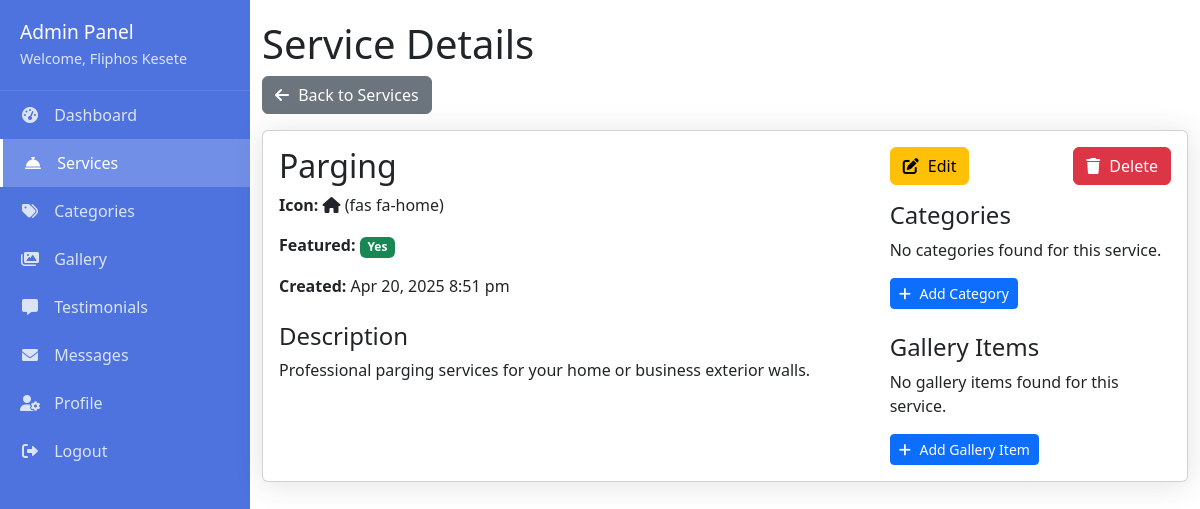
The app's page /admin/services/view.php?id=1 (signed in) with its own data.
### tables this page shows
CREATE TABLE services (
    id INT AUTO_INCREMENT PRIMARY KEY,
    name VARCHAR(100) NOT NULL,
    description TEXT,
    icon VARCHAR(50),
    featured BOOLEAN DEFAULT FALSE,
    created_at TIMESTAMP DEFAULT CURRENT_TIMESTAMP
);

### admin/services/view.php (the view, shortened to what this page needs)
<?php
include '../includes/header.php';
include '../includes/navbar.php';
$id = $_GET['id'];
$stmt = $pdo->prepare("SELECT * FROM services WHERE id = ?");
$stmt->execute([$id]);
$service = $stmt->fetch();
?>
<div class="container">
    <h1>Service Details</h1>
    <a href="index.php" class="btn btn-secondary mb-3"><i class="fas fa-arrow-left"></i> Back to Services</a>
    <div class="card">
        <div class="card-body">
            <div class="row">
                <div class="col-md-8">
                    <h2><?php echo htmlspecialchars($service['name']); ?></h2>
                    <p><strong>Icon:</strong> <i class="<?php echo htmlspecialchars($service['icon']); ?>"></i> (<?php echo htmlspecialchars($service['icon']); ?>)</p>
                    <p><strong>Featured:</strong>
                        <?php if ($service['featured']): ?>
                            <span class="badge bg-success">Yes</span>
                        <?php else: ?>
                            <span class="badge bg-secondary">No</span>
                        <?php endif; ?>
                    </p>
                    <p><strong>Created:</strong> <?php echo date('M j, Y g:i a', strtotime($service['created_at'])); ?></p>
                    <h4 class="mt-4">Description</h4>
                    <p><?php echo nl2br(htmlspecialchars($service['description'])); ?></p>
                </div>
                <div class="col-md-4">
                    <div class="d-flex justify-content-between mb-3">
                        <a href="edit.php?id=<?php echo $service['id']; ?>" class="btn btn-warning"><i class="fas fa-edit"></i> Edit</a>
                        <form action="delete.php" method="post">
                            <button type="submit" class="btn btn-danger" onclick="return confirm('Are you sure you want to delete this service?')">
                                <i class="fas fa-trash"></i> Delete
                            </button>
                        </form>
                    </div>
                    <h4>Categories</h4>
                    <?php
                    $stmt = $pdo->prepare("SELECT * FROM service_categories WHERE service_id = ?");
                    $stmt->execute([$service['id']]);
                    $categories = $stmt->fetchAll();
                    if ($categories):
                    ?>
                        <ul class="list-group mb-3">
                            <?php foreach ($categories as $category): ?>
                                <li class="list-group-item d-flex justify-content-between align-items-center">
                                    <?php echo htmlspecialchars($category['name']); ?>
                                    <a href="../categories/edit.php?id=<?php echo $category['id']; ?>" class="btn btn-sm btn-outline-secondary">
                                        <i class="fas fa-edit"></i>
                                    </a>
                                </li>
                            <?php endforeach; ?>
                        </ul>
                    <?php else: ?>
                        <p>No categories found for this service.</p>
                    <?php endif; ?>
                    <a href="../categories/add.php?service_id=<?php echo $service['id']; ?>" class="btn btn-sm btn-primary">
                        <i class="fas fa-plus"></i> Add Category
                    </a>
                    <h4 class="mt-4">Gallery Items</h4>
                    <?php
                    $stmt = $pdo->prepare("SELECT * FROM gallery WHERE service_id = ? LIMIT 3");
                    $stmt->execute([$service['id']]);
                    $galleryItems = $stmt->fetchAll();
                    if ($galleryItems):
                    ?>
                        <div class="row g-2 mb-3">
                            <?php foreach ($galleryItems as $item): ?>
                                <div class="col-4">
                                    <img src="<?php echo htmlspecialchars($item['image_path']); ?>" class="img-thumbnail" alt="<?php echo htmlspecialchars($item['caption']); ?>">
                                </div>
                            <?php endforeach; ?>
                        </div>
                    <?php else: ?>
                        <p>No gallery items found for this service.</p>
                    <?php endif; ?>
                    <a href="../gallery/add.php?service_id=<?php echo $service['id']; ?>" class="btn btn-sm btn-primary">
                        <i class="fas fa-plus"></i> Add Gallery Item
                    </a>
                </div>
            </div>
        </div>
    </div>
</div>
<?php include '../includes/footer.php'; ?>

### admin/assets/CSS/admin.css (style rules this page uses)
:root { --primary: #4e73df; --secondary: #858796; --success: #1cc88a; --info: #36b9cc; --warning: #f6c23e; --danger: #e74a3b; --light: #f8f9fc; --dark: #5a5c69; }
body { font-family: 'Nunito', sans-serif; background-color: #f8f9fc; }
.container { flex: 1; padding: 20px; max-width: 1200px; margin: 0 auto; }
.card { border: none; border-radius: 5px; box-shadow: 0 0.15rem 1.75rem 0 rgba(58, 59, 69, 0.15); margin-bottom: 20px; }
.card-body { padding: 20px; }
.btn { display: inline-flex; align-items: center; justify-content: center; padding: 8px 16px; border-radius: 4px; font-weight: 600; cursor: pointer; transition: all 0.3s; border: none; }
.btn i { margin-right: 5px; }
.btn-sm { padding: 5px 10px; font-size: 0.875rem; }
.btn-primary { background: var(--primary); color: white; }
.btn-secondary { background: var(--secondary); color: white; }
.btn-warning { background: var(--warning); color: #212529; }
.btn-danger { background: var(--danger); color: white; }

### records on screen
services: name "Parging", icon "fas fa-home", created_at "Apr 20, 2025 8:51 pm", description "Professional parging services for your home or business exterior walls."

### other values on screen
$_SESSION['admin_name'] "Fliphos Kesete"
